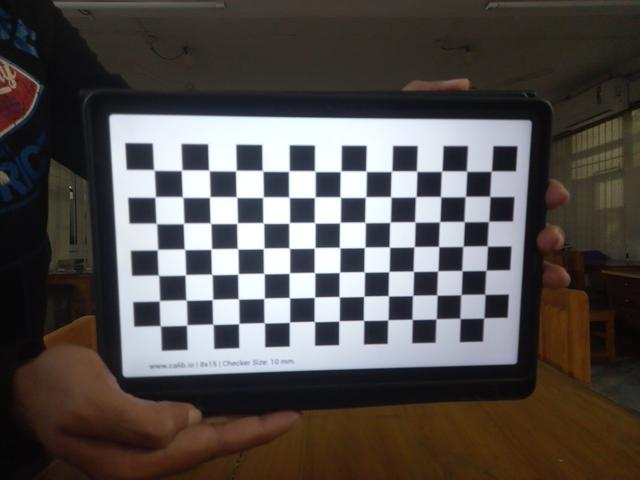
#> input picture images/cal/l_cal_1.jpg, 640 x 480 px; its folder holds 4 pictures in this run
$ python rotate.py
#> lines starting #> are read from the running program, lines starting #| are printed output that depends on the picture
import os
from PIL import Image
from pathlib import Path

def rotate_images_180(source_dir):
    """
    Rotate all images matching pattern 'r_cal_*.jpg' by 180 degrees.

    Args:
        source_dir: Path to directory containing images
    """
#> called with source_dir = './images/cal'
    # Convert to Path object for better path handling
    source_path = Path(source_dir)

    # Check if source directory exists
    if not source_path.exists():
        print(f"Error: Directory '{source_dir}' does not exist.")
        return

    # Find all matching files
    image_files = list(source_path.glob('l_cal_*.jpg'))

    if not image_files:
        print(f"No files matching 'l_cal_*.jpg' found in '{source_dir}'")
        return

    print(f"Found {len(image_files)} image(s) to rotate:")

    # Process each image
    for image_file in image_files:
        try:
            # Open the image
            with Image.open(image_file) as img:
                # Rotate by 180 degrees
#> img is the input picture: PIL image 640x480 RGB; mean R, G, B 84.4, 79.4, 77.3
                rotated_img = img.rotate(180)
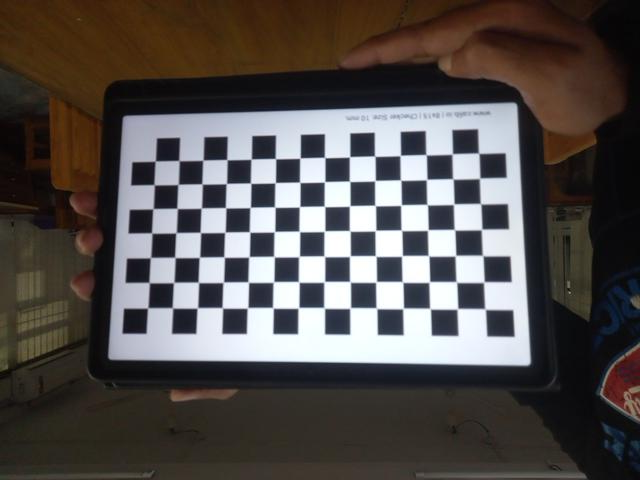
#> rotated_img: PIL image 640x480 RGB; mean R, G, B 84.4, 79.4, 77.3

                # Save the image (overwrites the original)
                rotated_img.save(image_file)

                print(f"✓ Rotated: {image_file.name}")

        except Exception as e:
            print(f"✗ Error processing {image_file.name}: {e}")
#> pass 2 of the loop in rotate_images_180, `for image_file in image_files:`:
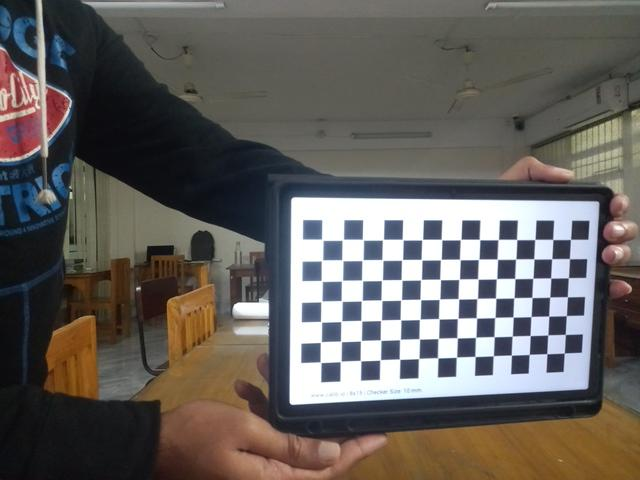
#> input picture images/cal/l_cal_10.jpg, 640 x 480 px
#> in rotate_images_180, img is the input picture: PIL image 640x480 RGB; mean R, G, B 100.4, 96.2, 92.3
#> in rotate_images_180, `rotated_img = img.rotate(180)`:
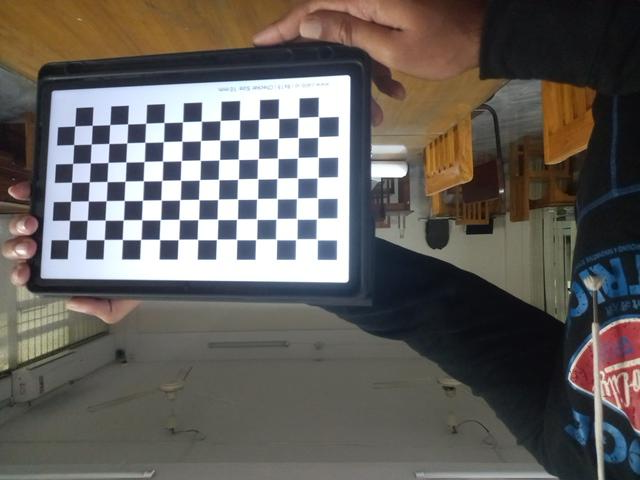
#> rotated_img: PIL image 640x480 RGB; mean R, G, B 100.4, 96.2, 92.3
#> pass 3 of the loop in rotate_images_180, `for image_file in image_files:`:
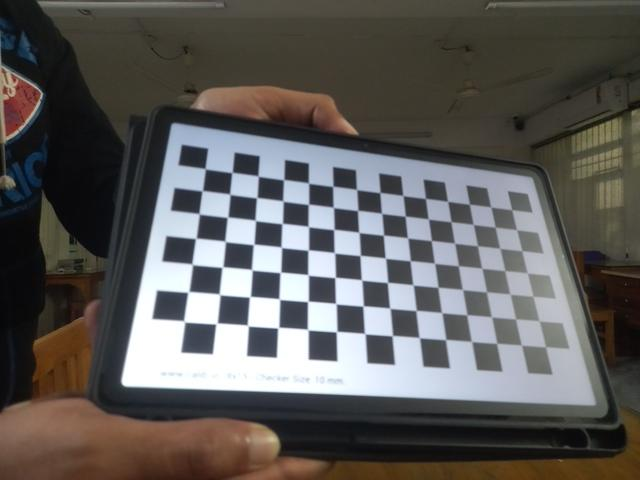
#> input picture images/cal/l_cal_11.jpg, 640 x 480 px
#> in rotate_images_180, img is the input picture: PIL image 640x480 RGB; mean R, G, B 93.8, 91.4, 89.1
#> in rotate_images_180, `rotated_img = img.rotate(180)`:
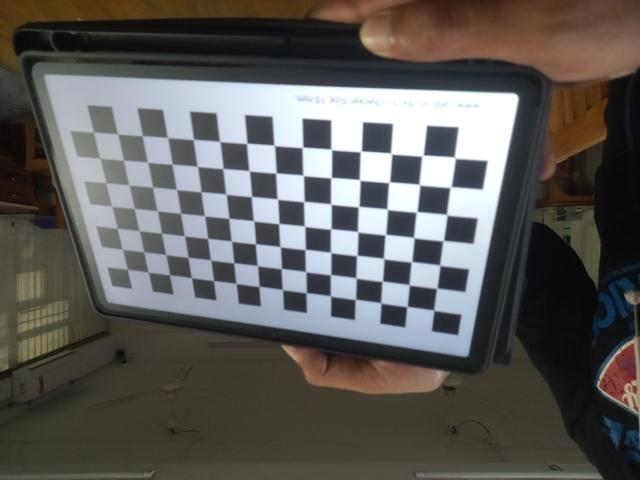
#> rotated_img: PIL image 640x480 RGB; mean R, G, B 93.8, 91.4, 89.1
#> the loop made 4 passes; the first 3 are shown

if __name__ == "__main__":
    # Define the directory path
    image_dir = "./images/cal"

    # Rotate the images
    rotate_images_180(image_dir)

    print("\nRotation complete!")
